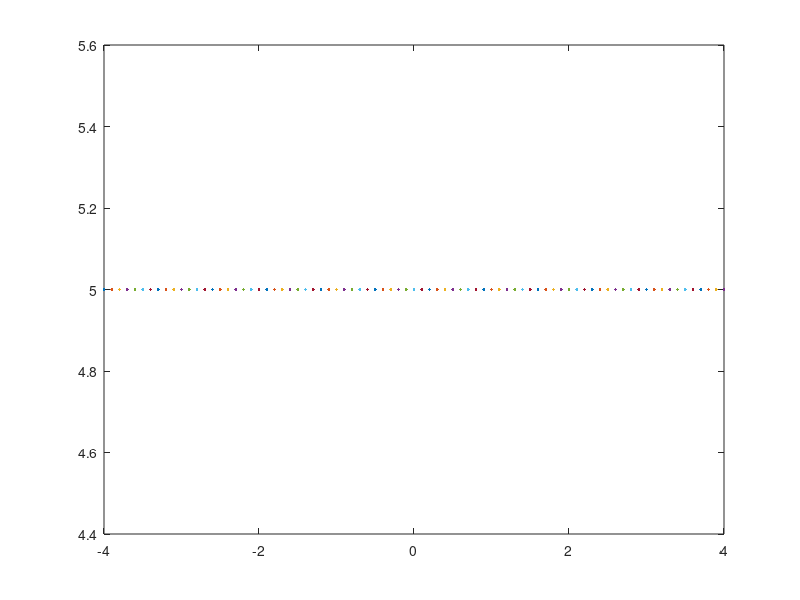

MATLAB code for this plot:
%skrypt rysuje wykres wybranej funkcji na przedziale[-4,4]
clear
x=[-4:0.1:4];
wzor=input("podaj wzór funkcji f zmiennej x: ","s")
y=eval(wzor);
plot(x,y); %kreslenie wykresu y=f(x)
print -djpg image.jpg
%pause()